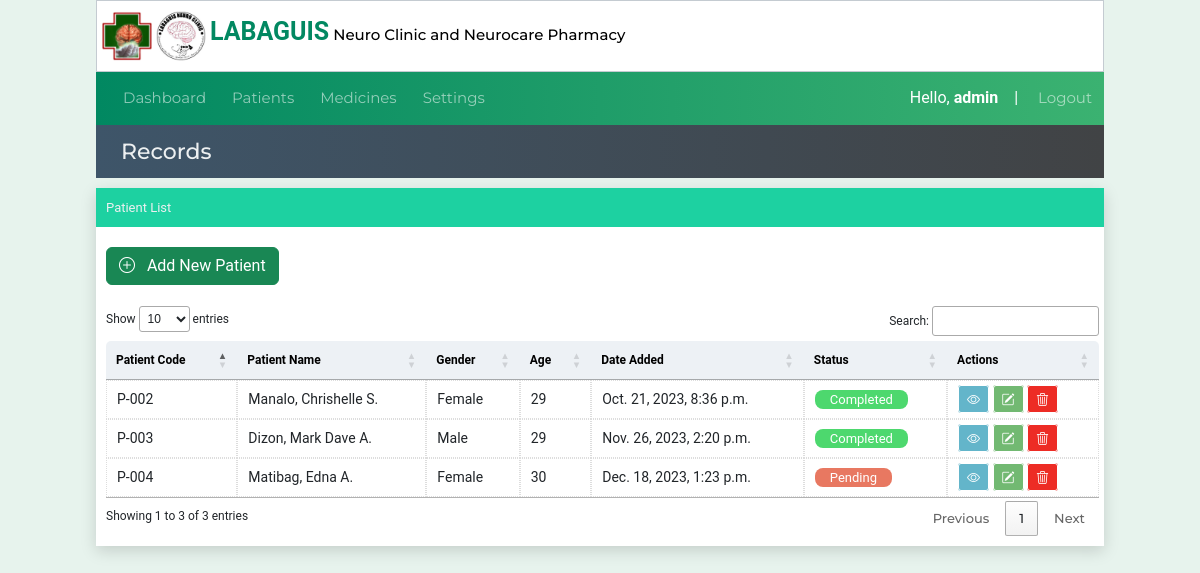
Screenshot of /patienttable (signed in) with the database file from the repository.
### website/models.py (models this page shows)
class Patient(models.Model):
    created_at = models.DateTimeField(auto_now_add=True)
    patient_code=models.CharField(max_length=50)
    first_name = models.CharField(max_length=50)
    middle_name = models.CharField(max_length=50)
    last_name = models.CharField(max_length=50)
    age = models.CharField(max_length=50)
    bday = models.CharField(max_length=50,default='')
    civil_status = models.CharField(max_length=50,default='')
    gender = models.CharField(max_length=50)
    address = models.CharField(max_length=100)
    contact_number = models.CharField(max_length=50)
    srID = models.CharField(max_length=50,null=True, blank=True)
    pwdID = models.CharField(max_length=50,null=True, blank=True)
    nationality = models.CharField(max_length=50,null=True, blank=True)
    def __str__(self):
        return self.patient_code

### website/views.py (the view)
# urls.py: path('patienttable',views.patienttable, name='patienttable'),
@login_required(login_url="loginuser")
def patienttable(request):
    patientsdata =  Patient.objects.all()
    status=[]
    for pd in patientsdata:
        data = Patienthistory.objects.filter(patient_code=pd)
        for n in range(len(data)):
            if data[n].diagnosis=='*under observation' or data[n].plans_recommendations=='None' or data[n].plans_recommendations=='*under observation' or data[n].objectives=='*None' or data[n].objectives=='*under observation':
               data_status = 'Pending'
               break
            else:
               data_status = 'Completed'
        status.append(data_status)
    print(status)
    context = {'patientsdata':patientsdata,
               'status':status}
    return render(request, 'patienttable.html',context)

### website/templates/patienttable.html
{% extends 'index.html' %}
{% block pagetitle %}
Records
{% endblock pagetitle %}
{% block content%}
    <div class="container2">
      <div class="title-form">Patient List</div>
      <div class="table-box">
        <a href="{% url "patientlist" %}" class="btn btn-success mb-3" type="submit"><i class="bi bi-plus-circle"></i> &nbsp Add New Patient</a>
        {% include 'patientstable.html' %}
      </div>
{%endblock%}

### website/templates/navbar.html (shortened to what this page needs)
<div class="header-main5" style="z-index: 2;">
    <nav class="navbar navbar-dark navbar-expand-md ">
        <div class="container-fluid" >
          <div class="collapse navbar-collapse" id="navbarNav">
            <ul class="navbar-nav">
              <li class="nav-item ">
                <a class="nav-link " aria-current="page" href="{% url "dashboard" %}">Dashboard</a>
              </li>
              <li class="nav-item">
                <a class="nav-link " href="{% url "patienttable" %}">Patients</a>
              </li>
              <li class="nav-item">
                <a class="nav-link" href="{% url "medications" %}">Medicines</a>
              </li>
              <li class="nav-item">
                <a class="nav-link" href="{% url "medicationsettings" %}">Settings</a>
              </li>
            </ul>
          </div>
          Hello,&nbsp <b>{{request.user}}</b> &nbsp &nbsp | &nbsp
        </div>
        <a class="nav-item nav-link navbar-nav" style="margin-right:10px;" href="{% url "logoutuser" %}">Logout</a>
      </nav>
</div>

### website/templates/patientstable.html
    <table id="patienttable" class="patient-tables content-table">
      <thead >
        <th>Patient Code</th>
        <th>Patient Name</th>
        <th>Gender</th>
        <th>Age</th>
        <th>Date Added</th>
        <th>Status</th>
        <th>Actions</th>
      </thead>
      <tbody>
        {% for x in patientsdata %}
        {% for y in status  %}
        {% if forloop.counter == forloop.parentloop.counter %}
        <tr>
          <td>{{x.patient_code}}</td>
          <td>{{x.last_name}}, {{x.first_name}} {{x.middle_name.0}}.</td>
          <td>{{x.gender}}</td>
          <td>{{x.age}}</td>
          <td>{{x.created_at}}</td>
        {% if y == "Completed" %}
          <td><span id="completed">{{y}}</span></td>
        {% elif y == "Pending" %}
          <td><span id="pending">{{y}}</span></td>
        {% endif %}
          <td>
            <a href="{% url 'patientinfo' x.id %}" id="link-view"><i class="bi bi-eye"></i></a>
            <a href="{% url 'editpatient' x.id %}" id="link-edit"><i class="bi bi-pencil-square"></i></a>
            <a href="{% url 'deletepatient' x.id %}" id="link-delete"><i class="bi bi-trash3"></i></a>
          </td>
        </tr>
        {% endif %}
        {% endfor %}  {% endfor %}
      </tbody>
    </table>

### website/static/style.css (style rules this page uses)
* { box-sizing:border-box; margin: 0; padding: 0; font-family: 'Roboto', sans-serif; }
body { background-color: #e7f3ed; }
header li,a,strong, button { font-family: 'Montserrat', sans-serif; font-weight: 500; font-size: 13px; color: #edf0f1; text-decoration: none; padding: 0px 0px; margin: 0px 0px; }
.nav-link { font-size: 15px; }
.container2 { height: 100%; margin-top: 10px; width: 100%; background-color: white; box-shadow: 0 5px 15px 0 #00000026; }
.title-form { color: #edf0f1 ; padding: 10px; font-size: 13px; background: #1dd1a1; }
.left-menu lu,li { font-size: 5px; text-decoration: none; color: black; padding: 5px; list-style: none; margin: 0; }
.table-box { margin: 20px 0; padding: 0 5px 10px 10px; background-color: white; height: auto; width: 100%; font-size: 12px; }
table { width: 100%; }
th { padding: 10px; font-size: 12px; color: black; background-color: #b4c3d33c; }
tr { font-size: 14px; }
td { border: 1px dotted #ddd; width: auto; }
#link-view { color: white; border: 1px solid white; padding: 5px 8px; background-color: #0087a99c; border-radius: 3px; }
#link-edit { color: white; border: 1px solid white; padding: 5px 8px; background-color:rgba(0, 128, 0, 0.553); border-radius: 3px; }
#link-delete { color: white; border: 1px solid white; padding: 5px 8px; background-color:rgba(235, 18, 11, 0.89); border-radius: 3px; }
.header-main5 { height: 100%; margin: 0px 8%; background-color: #80c3e3; background: rgb(1,136,97); background: linear-gradient(90deg, rgba(1,136,97,1) 0%, rgba(31,157,105,1) 50%, rgba(59,178,113,1) 100%); color: white; }
.navbar { padding: 2px; }
.reg-rows label,span,p,ul,li { font-size: 15px; }
.content-table { border-collapse: collapse; margin: 25px 0; font-size: 0.9em; min-width: 400px; border-radius: 5px 5px 0 0; overflow: hidden; }
#pending { padding: 2px 15px; background-color: #e87861; color: white; font-size: 13px; border-radius: 8px; }
#completed { padding: 2px 15px; background-color: #4dd86e; color: white; font-size: 13px; border-radius: 8px; }

### rows the page displays
Patient: patient_code "P-002", last_name "Manalo", first_name "Chrishelle", middle_name.0 "S", gender "Female", age "29", created_at "Oct. 21, 2023, 8:36 p.m.", status "Completed"
Patient: patient_code "P-003", last_name "Dizon", first_name "Mark Dave", middle_name.0 "A", gender "Male", age "29", created_at "Nov. 26, 2023, 2:20 p.m.", status "Completed"
Patient: patient_code "P-004", last_name "Matibag", first_name "Edna", middle_name.0 "A", gender "Female", age "30", created_at "Dec. 18, 2023, 1:23 p.m.", status "Pending"

### other values shown
{{ request.user }} "admin"
